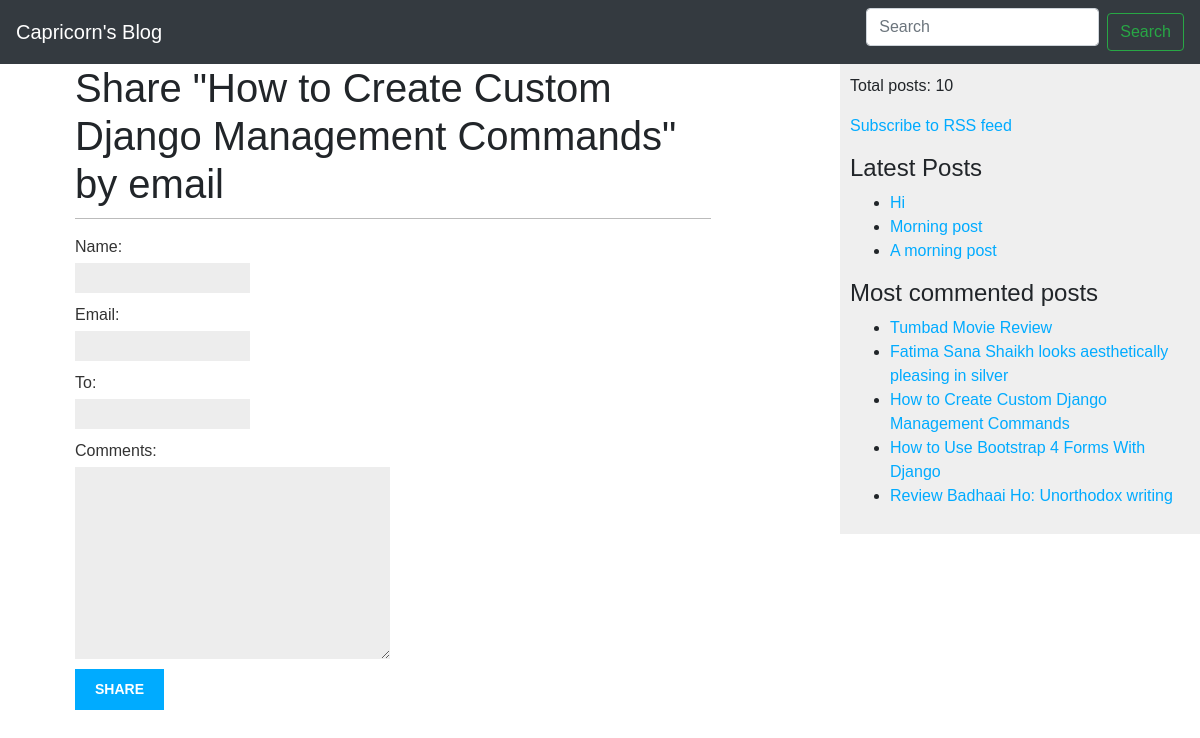
Page /9/share/ on the committed database.
### blog/models.py (models this page shows, shortened)
class Post(models.Model):
    STATUS_CHOICE = (
        ('draft', 'Draft'),
        ('published', 'Published'),
    )
    title = models.CharField(max_length=250)
    slug = models.SlugField(max_length=250, unique_for_date='publish', blank=True, null=False)
    author = models.ForeignKey(User, on_delete=models.CASCADE, related_name='blog_posts')
    body = models.TextField()
    publish = models.DateTimeField(default=timezone.now)
    created = models.DateTimeField(auto_now_add=True)
    updated = models.DateTimeField(auto_now=True)
    status = models.CharField(max_length=10, choices=STATUS_CHOICE, default='draft')
    objects = models.Manager()  # default manager
    published = PublishedManager()  # custom manager
    tags = TaggableManager()
    class Meta:
        ordering = ('-publish',)
    def get_absolute_url(self):
        return reverse('blog:post_detail', args=[
            self.publish.year,
            self.publish.month,
            self.publish.day,
            self.slug
        ])

### blog/views.py (the view)
# urls.py: path('<int:post_id>/share/', views.post_share, name='post_share'),
def post_share(request, post_id):
    post = get_object_or_404(Post, id=post_id, status='published')
    sent = False
    if request.method == 'POST':
        form = EmailPostForm(request.POST)
        if form.is_valid():
            cd = form.cleaned_data
            post_url = request.build_absolute_uri(post.get_absolute_url())
            name = cd['name']
            email = cd['email']
            to = cd['to']
            comment = cd['comments']
            post_title = post.title
            subject = f'{name} ({email}) recommends you reading "{post_title}"'
            message = f'Read "{post_title}" at {post_url}\n\n{name}\'s comments: {comment}'
            send_mail(subject, message, 'admin@myblog.com', [to])
            sent = True
    else:
        form = EmailPostForm()
    template = 'blog/post/share.html'
    context = {
        'post': post,
        'form': form,
        'sent': sent,
    }
    return render(request, template_name=template, context=context)

### blog/forms.py
class EmailPostForm(forms.Form):
    name = forms.CharField(max_length=25)
    email = forms.EmailField()
    to = forms.EmailField()
    comments = forms.CharField(required=False, widget=forms.Textarea)

### blog/models.py (called while the page is built)
    def get_queryset(self):
        return super().get_queryset().filter(status='published')

### blog/templatetags/blog_tags.py (called while the page is built)
@register.simple_tag
def total_posts():
    return Post.published.count()

@register.inclusion_tag('blog/snippets/latest_posts.html')
def show_latest_posts(count=5):
    latest_posts = Post.published.order_by('-publish')[:count]
    return {'latest_posts': latest_posts}

@register.simple_tag
def get_most_commented_posts(count=5):
    return Post.published.annotate(total_comments=Count('comments')).order_by('-total_comments')[:count]

### blog/templates/blog/post/share.html (shortened to what this page needs)
{% extends 'blog/base.html' %}
{% block content %}
    {% if sent %}
        <h1>Email sent successfully</h1>
        <p>"{{ post.title }}" was successfully share with {{ form.to }}</p>
    {% else %}
        <h1>Share "{{ post.title }}" by email</h1>
        <form action="." method="post">
        {{ form.as_p }}
            <input type="submit" value="Share">
        </form>
    {% endif %}
{% endblock %}

### blog/templates/blog/base.html (shortened to what this page needs)
{% load blog_tags %}
{% load static %}
<!DOCTYPE html>
<html lang="en">
<head>
    <link rel="stylesheet" href="https://stackpath.bootstrapcdn.com/bootstrap/4.1.3/css/bootstrap.min.css"
>
    <link rel="stylesheet" href="{% static 'css/blog_app.css' %}">
</head>
<body>
<nav class="navbar navbar-dark bg-dark">
    <a href="{% url 'blog:post_list' %}" class="navbar-brand">Capricorn's Blog</a>
    <form class="form-inline" method="get" action="{% url 'blog:post_search' %}">
        <input class="form-control mr-sm-2" name="query" type="search" placeholder="Search" aria-label="Search">
        <button class="btn btn-outline-success my-2 my-sm-0" type="submit">Search</button>
    </form>
</nav>
<div class="container">
    <div id="content">
        {% block content %}
        {% endblock %}
    </div>
</div>
<div id="sidebar">
    <p>Total posts: {% total_posts %}</p>
    <p><a href="{% url 'blog:post_feed' %}">Subscribe to RSS feed</a></p>
    <h4>Latest Posts</h4>
    {% show_latest_posts 3 %}
    <h4>Most commented posts</h4>
    {% get_most_commented_posts as most_commented_posts %}
    <ul>
        {% for post in most_commented_posts %}
            <li><a href="{{ post.get_absolute_url }}">{{ post.title }}</a></li>
        {% endfor %}
    </ul>
</div>
</body>
</html>

### blog/templates/blog/snippets/latest_posts.html
<ul>
    {% for post in latest_posts %}
        <li><a href="{{ post.get_absolute_url }}">{{ post.title }}</a></li>
    {% endfor %}
</ul>

### blog/static/css/blog_app.css (style rules this page uses)
body { margin:0; padding:0; font-family:helvetica, sans-serif; }
a { color:#00abff; text-decoration:none; }
h1 { font-weight:normal; border-bottom:1px solid #bbb; padding:0 0 10px 0; }
#content { float:left; width:60%; padding:0 0 0 30px; }
#sidebar { float:right; width:30%; padding:10px; background:#efefef; height:100%; }
label { float:left; clear:both; color:#333; margin-bottom:4px; }
input, textarea { clear:both; float:left; margin:0 0 10px; background:#ededed; border:0; padding:6px 10px; font-size:12px; }
input[type=submit] { font-weight:bold; background:#00abff; color:#fff; padding:10px 20px; font-size:14px; text-transform:uppercase; }

### rows in the picture
Post: title "How to Create Custom Django Management Commands"
Post: title "Hi"
Post: title "Morning post"
Post: title "A morning post"
Post: title "Tumbad Movie Review"
Post: title "Fatima Sana Shaikh looks aesthetically pleasing in silver"
Post: title "How to Use Bootstrap 4 Forms With Django"
Post: title "Review Badhaai Ho: Unorthodox writing"
